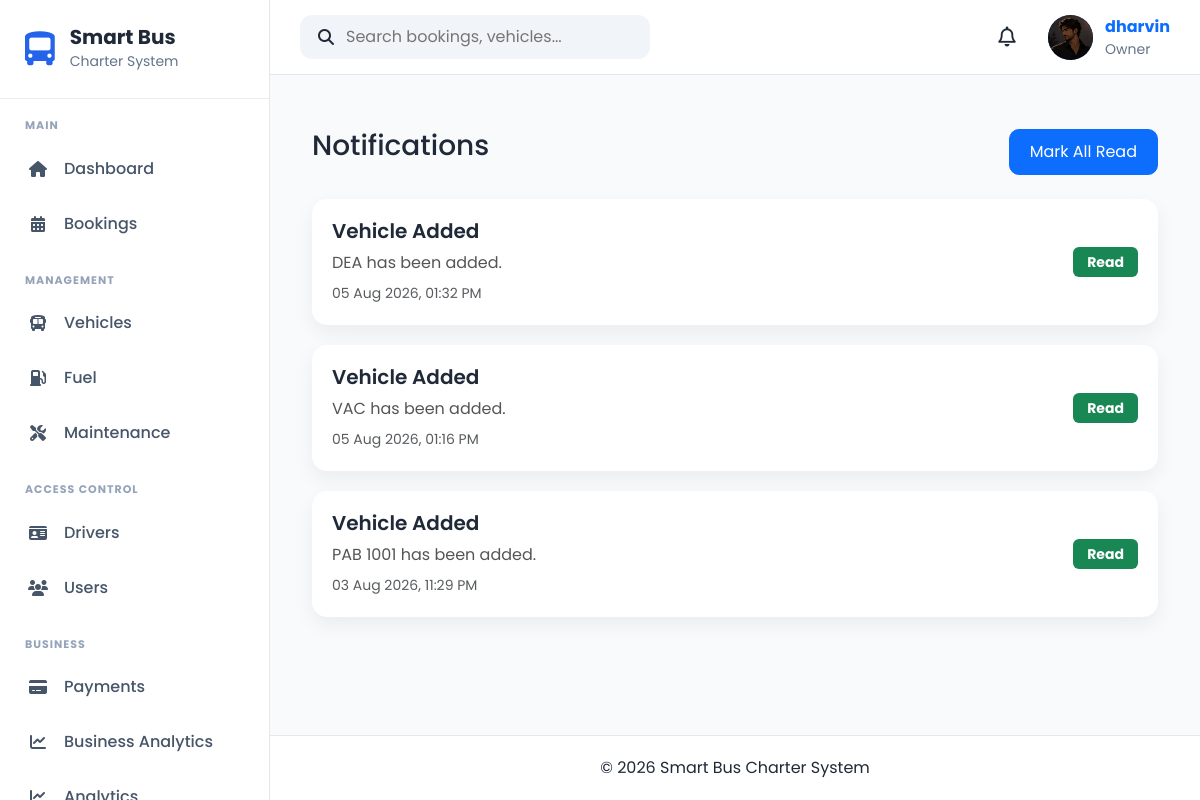
The app's page /notifications/ (signed in) with its own data.
### apps/accounts/models.py (models this page shows, shortened)
class UserProfile(models.Model):
    OWNER = "Owner"
    ADMIN = "Admin"
    DRIVER = "Driver"
    CUSTOMER = "Customer"
    ROLE_CHOICES = [
        (OWNER, "Owner"),
        (ADMIN, "Admin"),
        (DRIVER, "Driver"),
        (CUSTOMER, "Customer"),
    ]
    GENDER_CHOICES = [
        ("Male", "Male"),
        ("Female", "Female"),
        ("Other", "Other"),
    ]
    user = models.OneToOneField(
        User,
        on_delete=models.CASCADE,
        related_name="profile"
    )
    role = models.CharField(
        max_length=20,
        choices=ROLE_CHOICES,
        default=CUSTOMER
    )
    phone = models.CharField(
        max_length=20,
        blank=True
    )
    address = models.TextField(
        blank=True
    )
    city = models.CharField(
        max_length=100,
        blank=True
    )
    state = models.CharField(
        max_length=100,
        blank=True
    )
    postcode = models.CharField(
        max_length=20,
        blank=True
    )
    country = models.CharField(
        max_length=100,
        default="Malaysia"
    )
    gender = models.CharField(
        max_length=10,
        choices=GENDER_CHOICES,
        blank=True
    )
    profile_picture = models.ImageField(
        upload_to="profile_pictures/",
        blank=True,
        null=True
    )
    must_change_password = models.BooleanField(default=False)
    created_at = models.DateTimeField(
        auto_now_add=True
    )
    updated_at = models.DateTimeField(
        auto_now=True
    )

### apps/notifications/models.py (models this page shows, shortened)
class NotificationRecipient(models.Model):
    notification = models.ForeignKey(
        Notification,
        on_delete=models.CASCADE,
        related_name="recipients"
    )
    user = models.ForeignKey(
        User,
        on_delete=models.CASCADE,
        related_name="notification_recipients"
    )
    is_read = models.BooleanField(
        default=False
    )
    read_at = models.DateTimeField(
        blank=True,
        null=True
    )
    class Meta:
        unique_together = ("notification", "user")

class Notification(models.Model):
    INFO = "info"
    SUCCESS = "success"
    WARNING = "warning"
    DANGER = "danger"
    TYPE_CHOICES = [
        (INFO, "Info"),
        (SUCCESS, "Success"),
        (WARNING, "Warning"),
        (DANGER, "Danger"),
    ]
    BOOKING = "booking"
    VEHICLE = "vehicle"
    CUSTOMER = "customer"
    DRIVER = "driver"
    PAYMENT = "payment"
    FUEL = "fuel"
    MAINTENANCE = "maintenance"
    AI = "ai"
    SYSTEM = "system"
    CATEGORY_CHOICES = [
        (BOOKING, "Booking"),
        (VEHICLE, "Vehicle"),
        (CUSTOMER, "Customer"),
        (DRIVER, "Driver"),
        (PAYMENT, "Payment"),
        (FUEL, "Fuel"),
        (MAINTENANCE, "Maintenance"),
        (AI, "AI Prediction"),
        (SYSTEM, "System"),
    ]
    title = models.CharField(
        max_length=200
    )
    message = models.TextField()
    category = models.CharField(
        max_length=30,
        choices=CATEGORY_CHOICES,
        default=SYSTEM
    )
    notification_type = models.CharField(
        max_length=20,
        choices=TYPE_CHOICES,
        default=INFO
    )
    link = models.CharField(
        max_length=300,
        blank=True
    )
    created_at = models.DateTimeField(
        auto_now_add=True
    )
    class Meta:
        ordering = ["-created_at"]

### apps/notifications/views.py (the view)
@login_required
def notification_list(request):
    notifications = (
        NotificationRecipient.objects
        .filter(user=request.user)
        .select_related("notification")
        .order_by("-notification__created_at")
    )
    return render(
        request,
        "notifications/notification_list.html",
        {
            "notifications": notifications
        }
    )

### apps/accounts/context_processors.py (called while the page is built)
def user_role(request):
    role = None
    if request.user.is_authenticated:
        try:
            role = request.user.profile.role
        except Exception:
            role = None
    return {
        "user_role": role
    }

### apps/notifications/context_processors.py (called while the page is built)
def notification_context(request):
    if not request.user.is_authenticated:
        return {}
    notifications = (
        NotificationRecipient.objects
        .filter(user=request.user)
        .select_related("notification")
        .order_by("-notification__created_at")[:5]
    )
    unread_count = (
        NotificationRecipient.objects
        .filter(
            user=request.user,
            is_read=False
        )
        .count()
    )
    return {
        "navbar_notifications": notifications,
        "unread_notifications": unread_count,
    }

### templates/notifications/notification_list.html (shortened to what this page needs)
{% extends "layouts/base.html" %}
{% load static %}
{% block extra_css %}
<link rel="stylesheet" href="{% static 'css/notifications.css' %}">
{% endblock %}
{% block content %}
<div class="container mt-4">
    <div class="d-flex justify-content-between mb-4">
        <h3>
            Notifications
        </h3>
        <a
            href="{% url 'notifications:read_all' %}"
            class="btn btn-primary"
        >
            Mark All Read
        </a>
    </div>
{% for item in notifications %}
<div class="notification-card {% if not item.is_read %}unread{% endif %}">
    <div class="notification-content">
        <h5>{{ item.notification.title }}</h5>
        <p>{{ item.notification.message }}</p>
        <small class="text-muted">
            {{ item.notification.created_at|date:"d M Y, h:i A" }}
        </small>
    </div>
    <div class="notification-actions">
        {% if not item.is_read %}
            <a href="{% url 'notifications:read' item.pk %}"
               class="btn btn-success btn-sm">
                Mark Read
            </a>
        {% else %}
            <span class="badge bg-success">
                Read
            </span>
        {% endif %}
    </div>
</div>
{% empty %}
<div class="alert alert-info">
    No notifications available.
</div>
{% endfor %}
</div>
{% endblock %}

### templates/components/navbar.html (shortened to what this page needs)
{% load static %}
<nav class="navbar-custom">
    <div class="navbar-left">
        <div class="search-box">
            <i class="fa-solid fa-magnifying-glass"></i>
            <input
                type="text"
                placeholder="Search bookings, vehicles..."
            >
        </div>
    </div>
    <div class="navbar-right">
            <div class="notification-icon">
                <button
                    class="notification-btn"
                    id = "notificationBtn">
                    <i class="fa-regular fa-bell"></i>
                </button>
            </div>
        <a href="{% url 'accounts:profile' %}" class="profile-link">
            <div class="profile-menu">
                {% if request.user.profile.profile_picture %}
                    <img
                        src="{{ request.user.profile.profile_picture.url }}"
                        alt="Profile Picture"
                        class="profile-avatar profile-image"
                    >
                {% else %}
                    <div class="profile-avatar">
                        {{ request.user.username|first|upper }}
                    </div>
                {% endif %}
                <div class="profile-info">
                    <strong>{{ request.user.username }}</strong>
                    <small>
                        {{ request.user.profile.role|default:"User" }}
                    </small>
                </div>
            </div>
        </a>
    </div>
</nav>

### static/css/base.css (style rules this page uses)
* { margin:0; padding:0; box-sizing:border-box; font-family:'Poppins',sans-serif; }
body { background:#F8FAFC; color:#1F2937; overflow-x:hidden; }
a { text-decoration:none; }

### static/css/layout.css (style rules this page uses)
.navbar-custom { height:75px; background:#ffffff; display:flex; justify-content:space-between; align-items:center; padding:0 30px; border-bottom:1px solid #E5E7EB; }
.navbar-left { display:flex; align-items:center; gap:20px; }
.search-box { display:flex; align-items:center; gap:12px; background:#F1F5F9; padding:10px 18px; border-radius:12px; width:350px; }
.search-box input { border:none; background:none; width:100%; outline:none; }
.navbar-right { display:flex; align-items:center; gap:20px; }
.notification-btn { position:relative; width:42px; height:42px; border:none; border-radius:50%; background:#fff; display:flex; justify-content:center; align-items:center; cursor:pointer; z-index:2000; }
.notification-icon { position:relative; z-index:2000; }
.profile-menu { display:flex; align-items:center; gap:12px; }
.profile-avatar { width:45px; height:45px; background:#2563EB; color:white; border-radius:50%; display:flex; justify-content:center; align-items:center; font-weight:700; }
.profile-info { display:flex; flex-direction:column; }
.profile-info small { color:#64748B; }

### static/css/components.css (style rules this page uses)
.notification-btn i { font-size:20px; color:#1f2937; }

### static/css/crud.css (style rules this page uses)
.btn { border-radius:10px; }
.badge { font-size:.9rem; }

### static/css/notifications.css (style rules this page uses)
.notification-card { background:#fff; border-radius:15px; padding:20px; margin-bottom:20px; display:flex; justify-content:space-between; align-items:center; box-shadow:0 8px 20px rgba(0,0,0,.06); transition:.3s; }
.notification-content h5 { margin-bottom:8px; font-weight:600; }
.notification-content p { margin-bottom:6px; color:#555; }
.notification-actions { display:flex; align-items:center; }

### static/css/profile.css (style rules this page uses)
.badge { padding:8px 14px; font-size:14px; }
.btn-primary { border-radius:10px; padding:10px 20px; }

### records on screen
NotificationRecipient: notification "Vehicle Added", notification.message "DEA has been added.", notification.created_at "05 Aug 2026, 01:32 PM", is_read "Read"
NotificationRecipient: notification "Vehicle Added", notification.message "VAC has been added.", notification.created_at "05 Aug 2026, 01:16 PM", is_read "Read"
NotificationRecipient: notification "Vehicle Added", notification.message "PAB 1001 has been added.", notification.created_at "03 Aug 2026, 11:29 PM", is_read "Read"

### other values on screen
{{ request.user.username }} "dharvin"
{{ request.user.profile.role|default:"User" }} "Owner"
